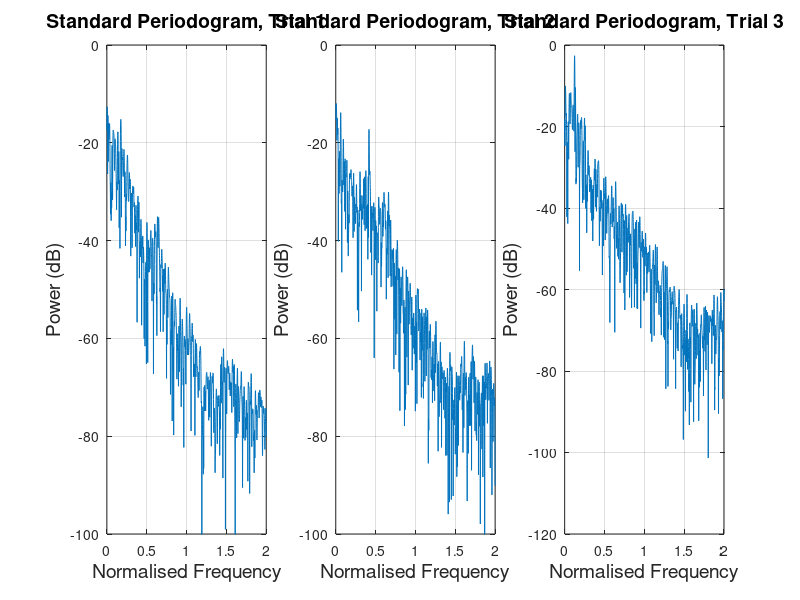
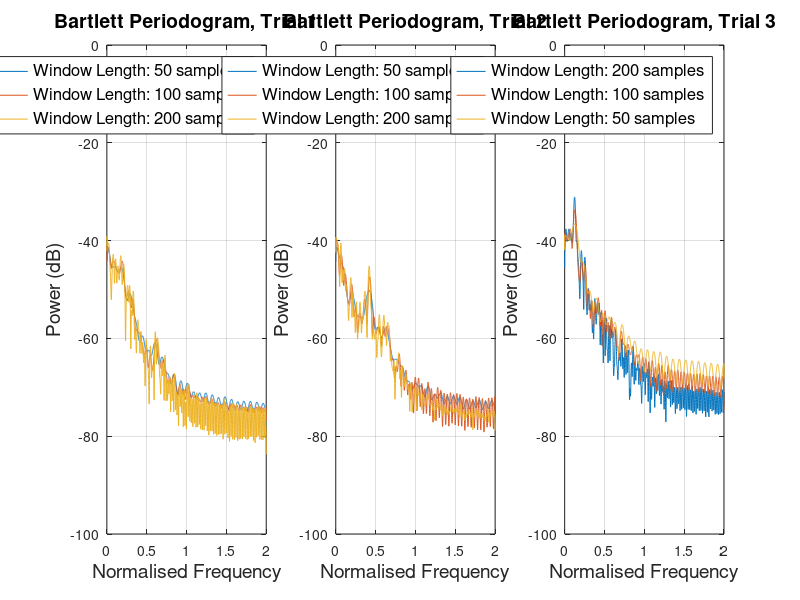

These charts were generated, in order, by the following MATLAB code:
clc; clear all;
load('font_size.mat')
% load('Reading1')
% load('Reading2')
% load('Reading3')

% [xRRI_1, fsRRI_1] = ECG_to_RRI(reading1, fs);
% [xRRI_2, fsRRI_2] = ECG_to_RRI(reading2, fs);
% [xRRI_3, fsRRI_3] = ECG_to_RRI(reading3, fs);
load ('trials.mat')

% xRRI_1 = detrend(xRRI_1).*hann(length(xRRI_1));
% xRRI_2 = detrend(xRRI_2).*hann(length(xRRI_2));
% xRRI_3 = detrend(xRRI_3).*hann(length(xRRI_3));

xRRI_1 = detrend(xRRI_1).*hann(length(xRRI_1))';
xRRI_2 = detrend(xRRI_2).*hann(length(xRRI_2))';
xRRI_3 = detrend(xRRI_3).*hann(length(xRRI_3))';

% Pxx=pow2db(xf.^2/(N*2*pi));
% Pxx=pow2db(xf.^2/(N*2*pi));
% Pxx=pow2db(xf.^2/(N*2*pi));

nfft = fs*5;         %from hint to have 5 DFT samples per Hz 
noverlap = 0;

%standard periodogram
[pxx_1_std, w] = periodogram(xRRI_1,rectwin(length(xRRI_1)),nfft,fsRRI_1);
[pxx_2_std, ~] = periodogram(xRRI_2,rectwin(length(xRRI_2)),nfft,fsRRI_2);
[pxx_3_std, ~] = periodogram(xRRI_3,rectwin(length(xRRI_3)),nfft,fsRRI_3);

%averaged periodogram with different window lengths
[pxx_1_50, ~] = pwelch(xRRI_1,rectwin(50),noverlap,nfft,fs);
[pxx_1_100, ~] = pwelch(xRRI_1,rectwin(100),noverlap,nfft,fs);
[pxx_1_200, ~] = pwelch(xRRI_1,rectwin(200),noverlap,nfft,fs);
[pxx_2_50, ~] = pwelch(xRRI_2,rectwin(50),noverlap,nfft,fs);
[pxx_2_100, ~] = pwelch(xRRI_2,rectwin(100),noverlap,nfft,fs);
[pxx_2_200, ~] = pwelch(xRRI_2,rectwin(200),noverlap,nfft,fs);
[pxx_3_50, ~] = pwelch(xRRI_3,rectwin(50),noverlap,nfft,fs);
[pxx_3_100, ~] = pwelch(xRRI_3,rectwin(100),noverlap,nfft,fs);
[pxx_3_200, ~] = pwelch(xRRI_3,rectwin(200),noverlap,nfft,fs);

figure('Renderer', 'painters', 'Position',[200,200,1000,300])
subplot(1,3,1)
plot(w, 10*log10(pxx_1_std))
grid on;
axis([0 2 -100 0]);
title('Standard Periodogram, Trial 1','FontSize',title_font_size)
xlabel('Normalised Frequency','FontSize',x_label_font_size)
ylabel('Power (dB)','FontSize',y_label_font_size)

subplot(1,3,2)
plot(w, 10*log10(pxx_2_std))
grid on;
axis([0 2 -100 0]);
title('Standard Periodogram, Trial 2','FontSize',title_font_size)
xlabel('Normalised Frequency','FontSize',x_label_font_size)
ylabel('Power (dB)','FontSize',y_label_font_size)

subplot(1,3,3)
plot(w, 10*log10(pxx_3_std))
grid on;
% axis([0 2 -100 0]);
title('Standard Periodogram, Trial 3','FontSize',title_font_size)
xlabel('Normalised Frequency','FontSize',x_label_font_size)
ylabel('Power (dB)','FontSize',y_label_font_size)
saveas(gcf,'part1/images/1_5_a_1.png')

figure('Renderer', 'painters', 'Position',[200,200,1000,300])
subplot(1,3,1)
plot(w, 10*log10(pxx_1_50))
hold on
plot(w, 10*log10(pxx_1_100))
plot(w, 10*log10(pxx_1_200))
axis([0 2 -100 0]);
title('Bartlett Periodogram, Trial 1','FontSize',title_font_size)
xlabel('Normalised Frequency','FontSize',x_label_font_size)
ylabel('Power (dB)','FontSize',y_label_font_size)
legend({'Window Length: 50 samples', 'Window Length: 100 samples', 'Window Length: 200 samples'},'Location','northeast','FontSize',12)
grid on

subplot(1,3,2)
plot(w, 10*log10(pxx_2_50))
hold on
plot(w, 10*log10(pxx_2_100))
plot(w, 10*log10(pxx_2_200))
axis([0 2 -100 0]);
title('Bartlett Periodogram, Trial 2','FontSize',title_font_size)
xlabel('Normalised Frequency','FontSize',x_label_font_size)
ylabel('Power (dB)','FontSize',y_label_font_size)
legend({'Window Length: 50 samples', 'Window Length: 100 samples', 'Window Length: 200 samples'},'Location','northeast','FontSize',12)
grid on

subplot(1,3,3)
plot(w, 10*log10(pxx_3_200))
hold on
plot(w, 10*log10(pxx_3_100))
plot(w, 10*log10(pxx_3_50))
axis([0 2 -100 0]);
title('Bartlett Periodogram, Trial 3','FontSize',title_font_size)
xlabel('Normalised Frequency','FontSize',x_label_font_size)
ylabel('Power (dB)','FontSize',y_label_font_size)
legend({'Window Length: 200 samples', 'Window Length: 100 samples', 'Window Length: 50 samples'},'Location','northeast','FontSize',12)
grid on
saveas(gcf,'part1/images/1_5_a_2.png')
